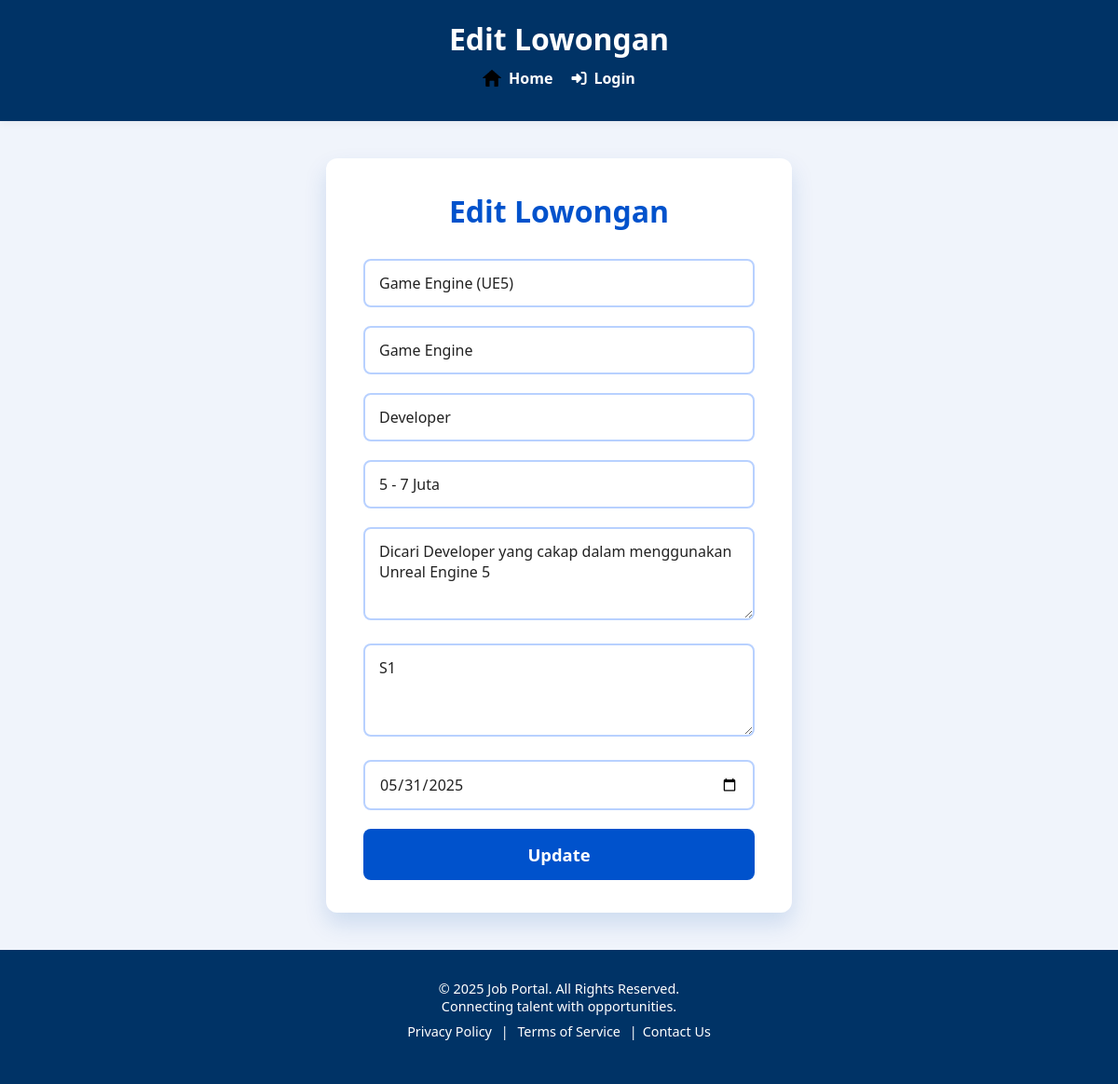
The app's page /edit_lowongan.php?id=2 with its own data.
### tables this page shows
CREATE TABLE `lowongan` (
  `id` int(11) NOT NULL,
  `id_perusahaan` int(11) NOT NULL,
  `nama_pekerjaan` varchar(100) NOT NULL,
  `kategori` varchar(50) DEFAULT NULL,
  `jenis_pekerjaan` varchar(50) DEFAULT NULL,
  `rentang_gaji` varchar(50) DEFAULT NULL,
  `deskripsi` text DEFAULT NULL,
  `syarat` text DEFAULT NULL,
  `batas_lamaran` date DEFAULT NULL
);

### edit_lowongan.php (the view, shortened to what this page needs)
<?php
require 'config/koneksi.php';
$id = $_GET['id'];
$stmt = $conn->prepare("SELECT * FROM lowongan WHERE id = ?");
$stmt->bind_param("i", $id);
$stmt->execute();
$data = $stmt->get_result()->fetch_assoc();
?>
<!DOCTYPE html>
<html lang="en">
<head>
    <link rel="stylesheet" href="css/edit_lowongan.css?<?php echo time();?>">
</head>
<body>
    <?php
        include "include/header.php";
    ?>
    <form method="POST">
        <h2>Edit Lowongan</h2>
        <input type="text" name="nama_pekerjaan" value="<?= $data['nama_pekerjaan'] ?>" required><br>
        <input type="text" name="kategori" value="<?= $data['kategori'] ?>" required><br>
        <input type="text" name="jenis_pekerjaan" value="<?= $data['jenis_pekerjaan'] ?>" required><br>
        <input type="text" name="rentang_gaji" value="<?= $data['rentang_gaji'] ?>"><br>
        <textarea name="deskripsi"><?= $data['deskripsi'] ?></textarea><br>
        <textarea name="syarat"><?= $data['syarat'] ?></textarea><br>
        <input type="date" name="batas_lamaran" value="<?= $data['batas_lamaran'] ?>" required><br>
        <button type="submit">Update</button>
    </form>
</body>
    <?php
        include "include/footer.php";
    ?>
</html>

### css/edit_lowongan.css (style rules this page uses)
* { box-sizing: border-box; margin: 0; padding: 0; font-family: 'Segoe UI', Tahoma, Geneva, Verdana, sans-serif; }
body { background-color: #f0f4fb; padding: 0; }
form { background-color: #fff; width: 90%; max-width: 500px; margin: 40px auto; padding: 35px 40px; border-radius: 12px; box-shadow: 0 12px 25px rgba(0, 80, 175, 0.15); }
form h2 { color: #0052cc; font-weight: 700; font-size: 2rem; margin-bottom: 30px; text-align: center; }
input[type="text"], input[type="date"], textarea { width: 100%; padding: 13px 15px; margin-bottom: 20px; border: 2px solid #b8d1ff; border-radius: 8px; font-size: 1rem; transition: border-color 0.3s ease; color: #222; resize: vertical; }
textarea { min-height: 100px; }
::placeholder { color: #7a8fbf; font-style: italic; }
button[type="submit"] { width: 100%; padding: 15px 0; background-color: #0052cc; border: none; border-radius: 8px; color: #fff; font-size: 1.15rem; font-weight: 700; cursor: pointer; transition: background-color 0.3s ease; }

### records on screen
lowongan: nama_pekerjaan "Game Engine (UE5)", kategori "Game Engine", jenis_pekerjaan "Developer", rentang_gaji "5 - 7 Juta", deskripsi "Dicari Developer yang cakap dalam menggunakan Unreal Engine 5", syarat "S1", batas_lamaran "05/31/2025"

### other values on screen
$pageTitle "Edit Lowongan"
